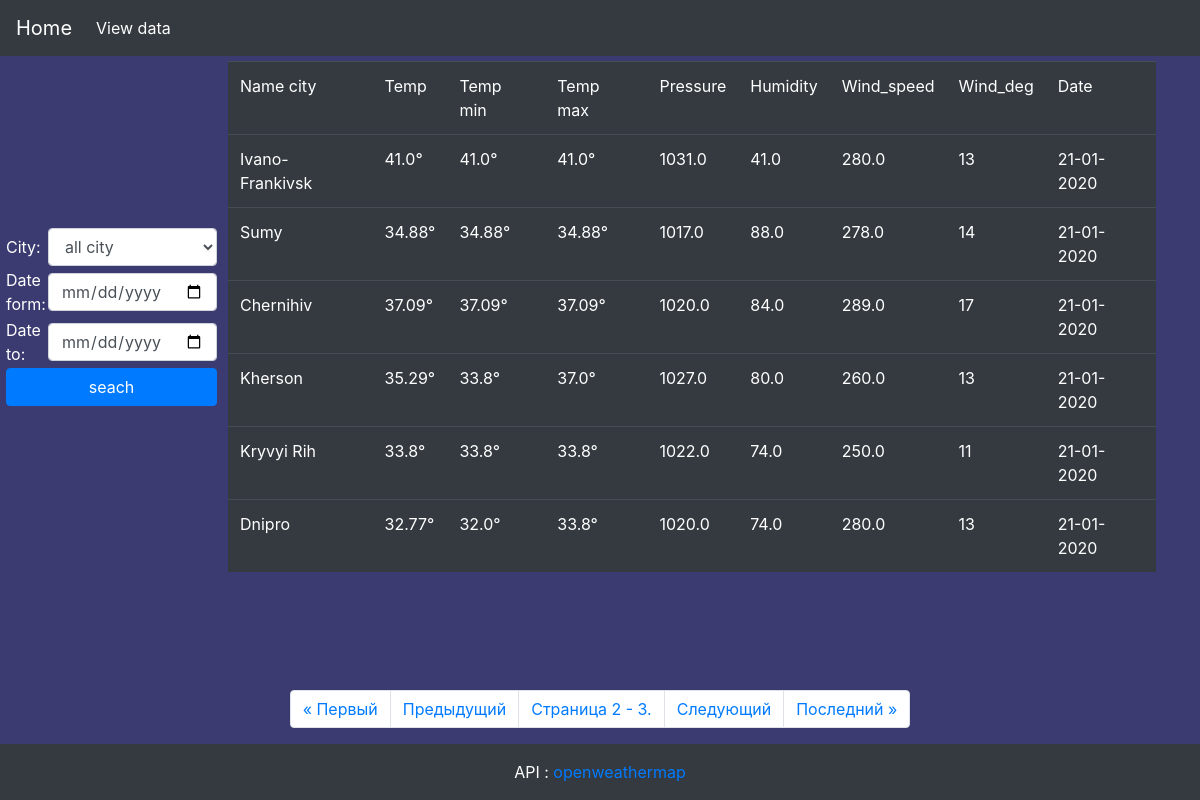
The page /data/?page=2 on the database its author committed.
### weather/models.py (models this page shows, shortened)
class City(models.Model):
    name = models.CharField(max_length=255)
    code = models.IntegerField()
    coord_lon = models.FloatField()
    coord_lat = models.FloatField()
    temp = models.FloatField()
    temp_min = models.FloatField()
    temp_max = models.FloatField()
    pressure = models.FloatField()
    humidity = models.FloatField()
    wind_speed = models.FloatField()
    wind_deg = models.IntegerField()
    date = models.DateField(auto_now=True)

### weather/views.py (the view, shortened to what this page needs)
# urls.py: path('data/', Data_C.as_view()),
class Data_C(View):
    def get(self, request, *args, **kwargs):
        ex = {}
        data = City.objects.all().order_by('-id')
        if (request.GET.get('city')):
            ex['select_city'] = request.GET.get('city') # select city for paginator
            data = data.filter(name=request.GET.get('city'))
        if (request.GET.get('date_form')):
            data = data.filter(date__gte=request.GET.get('date_form'))
        if(request.GET.get('date_to')):
            data = data.filter(date__lte=request.GET.get('date_to'))
        if (request.GET.get('code')):
            ex['this_data'] = int(request.GET.get('code')) # select user query
        ex['city'] = City.objects.raw('select id, name from weather_city group by name') #all citry to db for list
        page = Paginator(data,6)
        if (request.GET.get('page')):
            pg = request.GET.get('page')
            ex['data'] = page.get_page(pg)
        else:
            ex['data'] = page.get_page(1)
        return render(request, 'data.html',ex)

### templates/data.html (shortened to what this page needs)
{% extends 'base.html' %}
{% block head %}
    {% load static %}
    <link rel="stylesheet" href="{% static 'css/page_data.css' %}">
{% endblock %}
{% block content %}
    <div class="ps_content">
        <div class="forms">
            <form class="forma_f" action="">
                <table>
                    <tr>
                        <td class="white">City:</td>
                        <td>
                            <select class="form-control" name="city" id="city">
                                <option value="">all city</option>
                            </select>
                        </td>
                    </tr>
                    <tr>
                        <td class="white">Date form:</td>
                        <td>
                            <input class="form-control" type="date" name="date_form"
                                   value="{% for key,value in request.GET.items %}{% if key == 'date_form' %}{{ value }}{% endif %}{% endfor %}">
                        </td>
                    </tr>
                    <tr>
                        <td class="white">Date to:</td>
                        <td>
                            <input class="form-control" type="date" name="date_to"
                                   value="{% for key,value in request.GET.items %}{% if key == 'date_to' %}{{ value }}{% endif %}{% endfor %}">
                        </td>
                    </tr>
                    <tr>
                        <td colspan="2">
                            <input class="btn btn-primary" type="submit" value="seach">
                        </td>
                    </tr>
                </table>
            </form>
        </div>
        <div class="table_data">
            <table class="table table-dark">
                <thead>
                <tr>
                    <td>Name city</td>
                    <td>Temp</td>
                    <td>Temp min</td>
                    <td>Temp max</td>
                    <td>Pressure</td>
                    <td>Humidity</td>
                    <td>Wind_speed</td>
                    <td>Wind_deg</td>
                    <td>Date</td>
                </tr>
                </thead>
                <tbody>
                {% for i in data.object_list %}
                    <tr {% if this_data == i.id %} class="red" {% endif %}>
                        <td>{{ i.name }}</td>
                        <td>{{ i.temp }}°</td>
                        <td>{{ i.temp_min }}°</td>
                        <td>{{ i.temp_max }}°</td>
                        <td>{{ i.pressure }}</td>
                        <td>{{ i.humidity }}</td>
                        <td>{{ i.wind_speed }}</td>
                        <td>{{ i.wind_deg }}</td>
                        <td>{{ i.date|date:'d-m-Y' }}</td>
                    </tr>
                {% endfor %}
                </tbody>
            </table>
        </div>
    </div>
    <ul class="pagination">
        {% if data.has_previous %}
            <li class="page-item"><a class="page-link" href="?page=1{% for key,value in request.GET.items %}{% ifnotequal key 'page' %}&{{ key }}={{ value }}{% endifnotequal %}{% endfor %}">&laquo; Первый</a></li>
            <li class="page-item"><a class="page-link"  href="?page={{ data.previous_page_number }}{% for key,value in request.GET.items %}{% ifnotequal key 'page' %}&{{ key }}={{ value }}{% endifnotequal %}{% endfor %}">Предыдущий</a></li>
        {% endif %}
        <li class="page-item"> <div class="page-link">Страница {{ data.number }} - {{data.paginator.num_pages }}.</div> </li>
        {% if data.has_next %}
            <li class="page-item"> <a class="page-link" href="?page={{ data.next_page_number }}{% for key,value in request.GET.items %}{% ifnotequal key 'page' %}&{{ key }}={{ value }}{% endifnotequal %}{% endfor %}">Следующий</a> </li>
            <li class="page-item"> <a class="page-link" href="?page={{ data.paginator.num_pages }}">Последний &raquo;</a> </li>
        {% endif %}
    </ul>
{% endblock %}

### static/css/start_page.css (style rules this page uses)
html, body { height: 100%; }
body { display: flex; flex-direction: column; }
body { background: #0a0a4ecc; }

### static/css/page_data.css (style rules this page uses)
.table { margin: 5px; width: 95%; }
.forma_f { display: flex; flex-direction: column; }
.ps_content { width: 100%; display: flex; align-items: center; }
.forms { margin: 5px; }
.table_data { width: 100%; }
.btn { width: 100%; }
.white { color: white; width: 50px; }

### rows shown on the page
City: name "Ivano-Frankivsk", temp "41.0", temp_min "41.0", temp_max "41.0", pressure "1031.0", humidity "41.0", wind_speed "280.0", wind_deg "13", date "21-01-2020"
City: name "Sumy", temp "34.88", temp_min "34.88", temp_max "34.88", pressure "1017.0", humidity "88.0", wind_speed "278.0", wind_deg "14", date "21-01-2020"
City: name "Chernihiv", temp "37.09", temp_min "37.09", temp_max "37.09", pressure "1020.0", humidity "84.0", wind_speed "289.0", wind_deg "17", date "21-01-2020"
City: name "Kherson", temp "35.29", temp_min "33.8", temp_max "37.0", pressure "1027.0", humidity "80.0", wind_speed "260.0", wind_deg "13", date "21-01-2020"
City: name "Kryvyi Rih", temp "33.8", temp_min "33.8", temp_max "33.8", pressure "1022.0", humidity "74.0", wind_speed "250.0", wind_deg "11", date "21-01-2020"
City: name "Dnipro", temp "32.77", temp_min "32.0", temp_max "33.8", pressure "1020.0", humidity "74.0", wind_speed "280.0", wind_deg "13", date "21-01-2020"

### other values the page prints
{{ data.number }} "2"
{{ data.paginator.num_pages }} "3"
